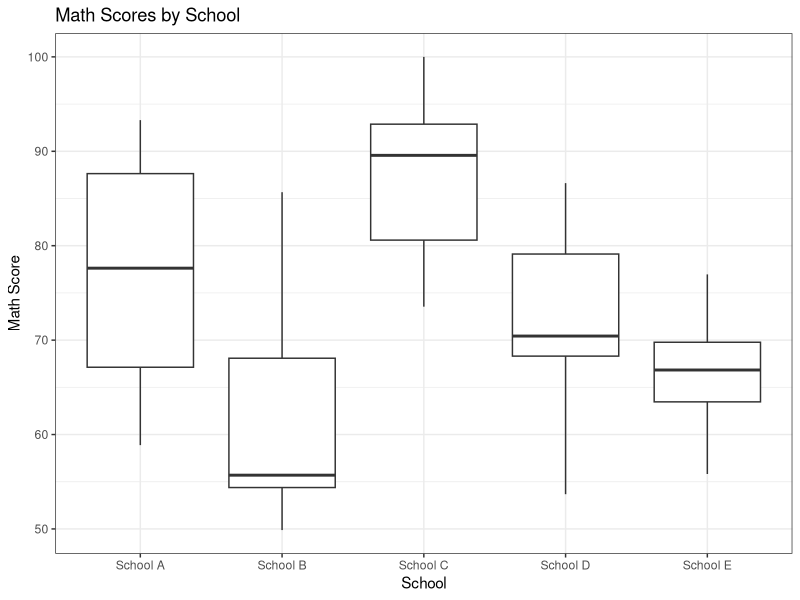

The R source for this figure:
## ---- chunk 1
library(tidyverse)
library(readxl)
library(rstatix)
## Read in the Data ##
math <- read_excel("math_scores.xlsx")
## Calculate Means and SDs by School ##
math |>
  group_by(School) |>
  get_summary_stats(MathScore,type='mean_sd') |>
  select(-variable)
## ---- chunk 2
math |>
  ggplot(aes(x=School,y=MathScore)) +
  geom_boxplot() +
  labs(title="Math Scores by School",
       x="School",
       y="Math Score") +
  theme_bw()
## ---- chunk 3
library(lme4)
## Fit the model ##
random_effects_model <- lmer(MathScore ~ 1 + (1|School), data = math)
## ---- chunk 4
#install.packages('lmerTest')
library(lmerTest)
ranova(random_effects_model)
## ---- chunk 5
var_components <- VarCorr(random_effects_model)
var_components
